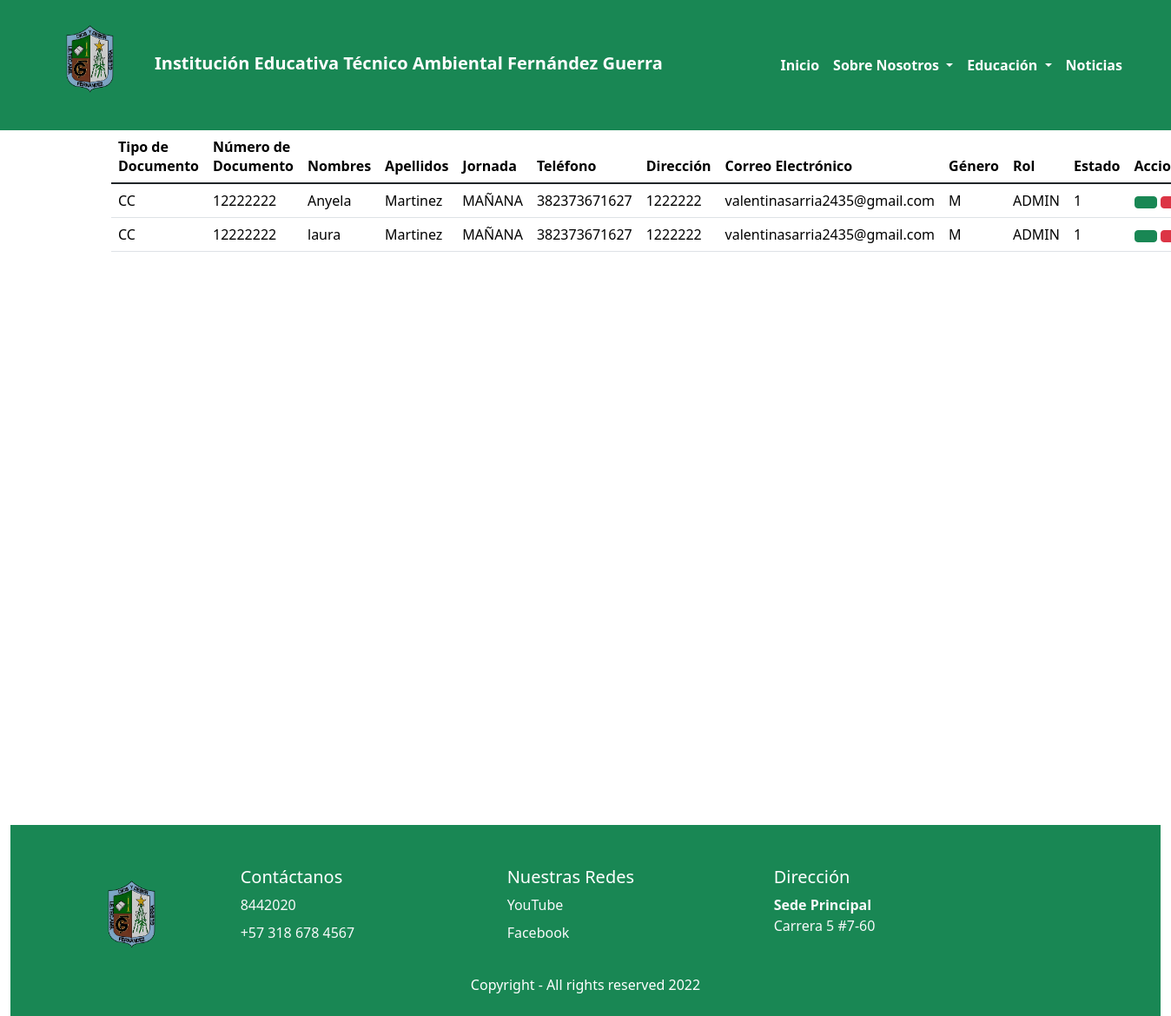
The app's page /usuarios/, older data.
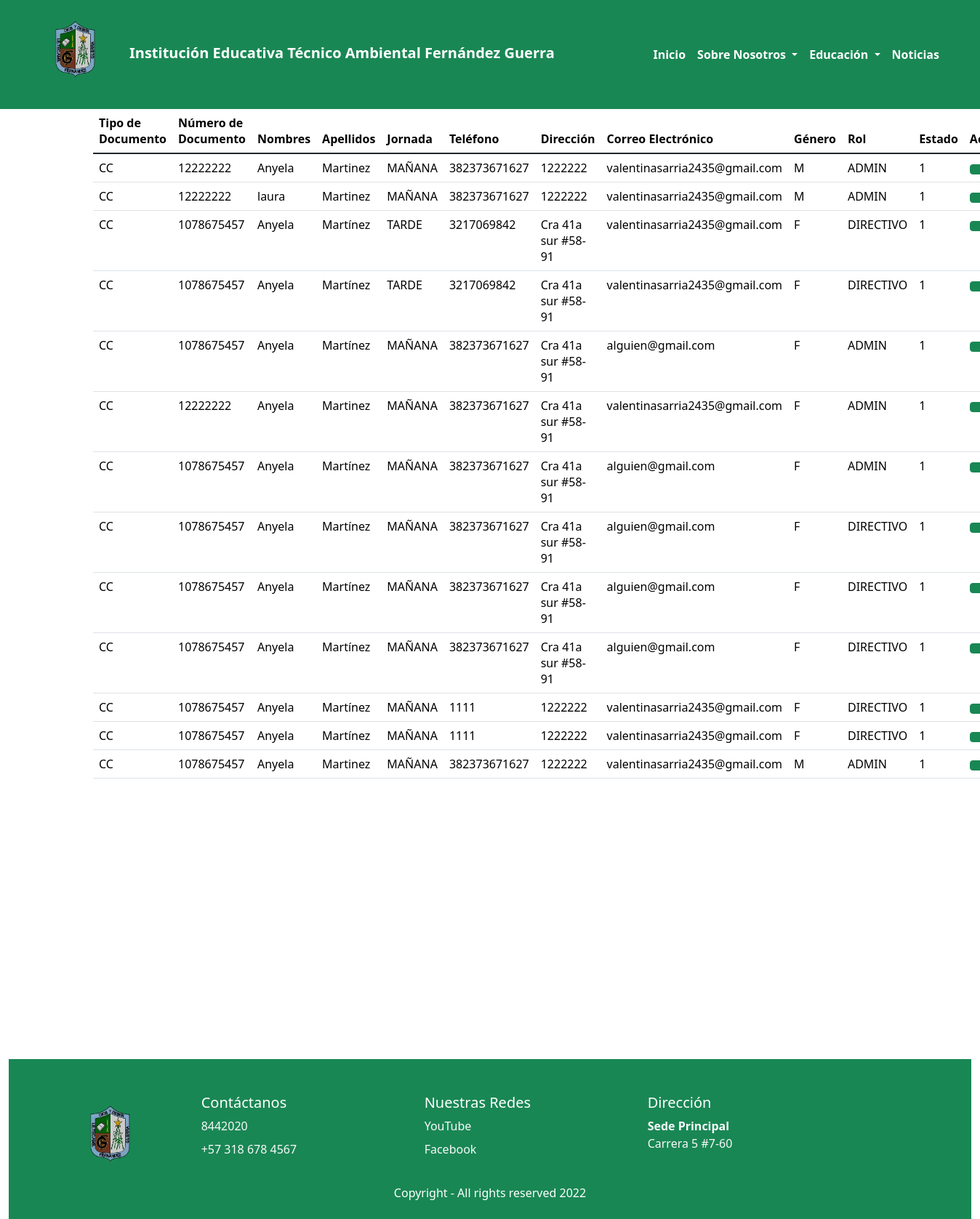
The same page, newer data.
### usuarios/models.py (models this page shows)
class Usuario(models.Model):
    class TipoDoc(models.TextChoices):
        CC='CC', _('Cédula de Ciudadanía')
        CE='CE', _('Cédula de Extranjería')
        PP='PP', _('Pasaporte')
    TipoDoc=models.CharField(max_length=3, choices=TipoDoc.choices , default=TipoDoc.CC, verbose_name="Tipo de Documento")
    numDoc=models.CharField(max_length=60, verbose_name="Número de Documento")
    nombres=models.CharField(max_length=60, verbose_name="Nombres")
    apellidos=models.CharField(max_length=60, verbose_name="Apellidos")
    class Jornada(models.TextChoices):
        JM='MAÑANA', _('Jornada Mañana')
        JT='TARDE', _('Jornada Tarde')
    Jornada=models.CharField(max_length=10,choices=Jornada.choices , default=Jornada.JM, verbose_name="Jornada")
    telefono=models.CharField(max_length=20, verbose_name="Teléfono")
    direccion=models.CharField(max_length=40, verbose_name="Dirección")
    correo=models.CharField(max_length=40, verbose_name="Correo Electrónico")
    class Genero(models.TextChoices):
        M='M', _('Masculino')
        F='F', _('Femenino')
        I='I', _('Indefinido')
    Genero=models.CharField(max_length=3,choices=Genero.choices, default=Genero.M, verbose_name="Género")
    class Rol(models.TextChoices):
        ADMIN='ADMIN', _('Administrador')
        DIRECTIVO='DIRECTIVO', _('Directivo')
        SECRETARIA='SECRETARIA', _('Secretaria')
    Rol=models.CharField(max_length=10,choices=Rol.choices, default=Rol.ADMIN, verbose_name="Rol")
    class Estado(models.TextChoices):
        ACTIVO='1', _('Activo')
        INACTIVO='0', _('Inactivo')
    Estado=models.CharField(max_length=1,choices=Estado.choices, default=Estado.ACTIVO, verbose_name="Estado")

### usuarios/views.py (the view)
# urls.py: path('usuarios/', include('usuarios.urls')),
def usuarios(request):
    titulo="Usuarios"
    usuarios= Usuario.objects.all()
    context={
        'titulo':titulo,
        'usuarios':usuarios
}
    return render(request,'usuarios/usuarios.html',context)

### base/Templates/usuarios/usuarios.html (shortened to what this page needs)
{% extends 'partials/body.html' %}
{% block contenido %}
<table class="table">
  <thead>
    <tr>
      <th scope="col">Tipo de Documento</th>
      <th scope="col">Número de Documento</th>
      <th scope="col">Nombres</th>
      <th scope="col">Apellidos</th>
      <th scope="col">Jornada</th>
      <th scope="col">Teléfono</th>
      <th scope="col">Dirección</th>
      <th scope="col">Correo Electrónico</th>
      <th scope="col">Género</th>
      <th scope="col">Rol</th>
      <th scope="col">Estado</th>
      <th scope="col">Acciones</th>
    </tr>
  </thead>
  <tbody>
    {% for usuario in usuarios %}
    <tr>
      {% if usuario.Estado != '3' %}
      <td>{{usuario.TipoDoc}}</td>
      <td>{{usuario.numDoc}}</td>
      <td>{{usuario.nombres}}</td>
      <td>{{usuario.apellidos}}</td>
      <td>{{usuario.Jornada}}</td>
      <td>{{usuario.telefono}}</td>
      <td>{{usuario.direccion}}</td>
      <td>{{usuario.correo}}</td>
      <td>{{usuario.Genero}}</td>
      <td>{{usuario.Rol}}</td>
      <td>{{usuario.Estado}}</td>
      <td><a class="btn btn-success" href="{% url 'usuarios-editar' usuario.id
          %}"></a>
        <a class="btn btn-danger" href="{% url 'usuarios-eliminar' usuario.id
          %}"></a>
      </td>
      {% endif %}
    </tr>
    {% endfor %}
  </tbody>
</table>
{% endblock contenido %}

### base/Templates/partials/body.html (shortened to what this page needs)
{% load static %}
{% load bootstrap5 %}
{% bootstrap_css %}
<!DOCTYPE html>
<html lang="en">
<head>
<link href="https://cdn.jsdelivr.net/npm/bootstrap@5.1.3/dist/css/bootstrap.min.css" rel="stylesheet">
</head>
<body class="hold-transition">
    <div class="wrapper">
        {% include 'partials/header.html' %}
        <div class="content-wrapper">
        <div class="container">
            {% block contenido %}
            {% endblock contenido %}
        </div>
        </div>
        {% include 'partials/footer.html' %}
    </div>
</body>
</html>

### base/Templates/partials/header.html (shortened to what this page needs)
{% load static %}
<nav class="navbar navbar-light  bg-success  ">
  <div class="container-fluid">
    <a class="navbar-brand text-white" href="...">
      <img src="{% static 'img/zyro-image.png' %}" class="img-circle elevation-2" alt="User Image" width="154" height="124" class="d-inline-block align-text-top"><b>Institución Educativa Técnico Ambiental Fernández Guerra</b></a>
    <nav class="navbar navbar-expand-lg navbar-light bg-success ">
      <div class="container-fluid">
        <div class="collapse navbar-collapse " id="navbarNavDropdown">
          <ul class="navbar-nav">
            <li class="nav-item">
              <a class="nav-link active text-white" aria-current="page" href="#"><b>Inicio</b></a>
            </li>
            <li class="nav-item dropdown">
              <a class="nav-link dropdown-toggle text-white " href="#" id="navbarDropdownMenuLink" role="button" data-bs-toggle="dropdown" aria-expanded="false">
                <b>Sobre Nosotros</b>
              </a>
            </li>
            <li class="nav-item dropdown">
              <a class="nav-link dropdown-toggle text-white " href="#" id="navbarDropdownMenuLink" role="button" data-bs-toggle="dropdown" aria-expanded="false">
                <b>Educación</b>
              </a>
            </li>
            <li class="nav-item">
              <a class="nav-link text-white" href="#"><b>Noticias</b></a>
            </li>
          </ul>
        </div>
      </div>
    </nav>
  </div>
</nav>

### base/Templates/partials/footer.html (shortened to what this page needs)
{% load static %}
<body>
    <div class="container-fluid">
        <div class="row p-5 pb-2 bg-success text-white">
            <div class="col-xs-12 col-md-6 col-lg-2">
                <img src="{% static 'img/zyro-image.png' %}" class="img-circle elevation-2" alt="User Image" width="154" height="124" class="d-inline-block align-text-top"></a>
            </div>
            <div class="col-xs-12 col-md-6 col-lg-3">
                <p class="h5 mb-2">Contáctanos</p>
                <div class="mb-2">
                    <a class="text-light text text-decoration-none" href="#">8442020</a>
                </div>
                <div class="mb-2">
                    <a class="text-light text text-decoration-none" href="#">+57 318 678 4567</a>
                </div>
            </div>
            <div class="col-xs-12 col-md-6 col-lg-3">
                <p class="h5 mb-2">Nuestras Redes</p>
                <div class="mb-2">
                    <a class="text-light text text-decoration-none" href="#">YouTube</a>
                </div>
                <div class="mb-2">
                    <a class="text-light text text-decoration-none" href="#">Facebook</a>
                </div>
            </div>
            <div class="col-xs-12 col-md-6 col-lg-3">
                <p class="h5 mb-2">Dirección</p>
                <div class="mb-2">
                    <a class="text-light text text-decoration-none" href="#"><b>Sede Principal</b><br>Carrera 5 #7-60</a>
                </div>
            </div>
            <div class="col-xs-12">
                <p class="text-white  text-center">Copyright - All rights reserved 2022</p>
            </div>
        </div>
    </div>
</body>

### base/Templates/partials/js.html (shortened to what this page needs)
{% load static %}

Row changes from the older to the newer data that the page shows:
added Usuario: TipoDoc "CC", numDoc "1078675457", nombres "Anyela", apellidos "Martínez", Jornada "TARDE", telefono "3217069842", direccion "Cra 41a sur #58-91", correo "valentinasarria2435@gmail.com", Genero "F", Rol "DIRECTIVO", Estado "1"
added Usuario: TipoDoc "CC", numDoc "1078675457", nombres "Anyela", apellidos "Martínez", Jornada "TARDE", telefono "3217069842", direccion "Cra 41a sur #58-91", correo "valentinasarria2435@gmail.com", Genero "F", Rol "DIRECTIVO", Estado "1"
added Usuario: TipoDoc "CC", numDoc "1078675457", nombres "Anyela", apellidos "Martínez", Jornada "MAÑANA", telefono "382373671627", direccion "Cra 41a sur #58-91", correo "alguien@gmail.com", Genero "F", Rol "ADMIN", Estado "1"
added Usuario: TipoDoc "CC", numDoc "12222222", nombres "Anyela", apellidos "Martinez", Jornada "MAÑANA", telefono "382373671627", direccion "Cra 41a sur #58-91", correo "valentinasarria2435@gmail.com", Genero "F", Rol "ADMIN", Estado "1"
added Usuario: TipoDoc "CC", numDoc "1078675457", nombres "Anyela", apellidos "Martínez", Jornada "MAÑANA", telefono "382373671627", direccion "Cra 41a sur #58-91", correo "alguien@gmail.com", Genero "F", Rol "ADMIN", Estado "1"
added Usuario: TipoDoc "CC", numDoc "1078675457", nombres "Anyela", apellidos "Martínez", Jornada "MAÑANA", telefono "382373671627", direccion "Cra 41a sur #58-91", correo "alguien@gmail.com", Genero "F", Rol "DIRECTIVO", Estado "1"
added Usuario: TipoDoc "CC", numDoc "1078675457", nombres "Anyela", apellidos "Martínez", Jornada "MAÑANA", telefono "382373671627", direccion "Cra 41a sur #58-91", correo "alguien@gmail.com", Genero "F", Rol "DIRECTIVO", Estado "1"
added Usuario: TipoDoc "CC", numDoc "1078675457", nombres "Anyela", apellidos "Martínez", Jornada "MAÑANA", telefono "382373671627", direccion "Cra 41a sur #58-91", correo "alguien@gmail.com", Genero "F", Rol "DIRECTIVO", Estado "1"
added Usuario: TipoDoc "CC", numDoc "1078675457", nombres "Anyela", apellidos "Martínez", Jornada "MAÑANA", telefono "1111", direccion "1222222", correo "valentinasarria2435@gmail.com", Genero "F", Rol "DIRECTIVO", Estado "1"
added Usuario: TipoDoc "CC", numDoc "1078675457", nombres "Anyela", apellidos "Martínez", Jornada "MAÑANA", telefono "1111", direccion "1222222", correo "valentinasarria2435@gmail.com", Genero "F", Rol "DIRECTIVO", Estado "1"
added Usuario: TipoDoc "CC", numDoc "1078675457", nombres "Anyela", apellidos "Martinez", Jornada "MAÑANA", telefono "382373671627", direccion "1222222", correo "valentinasarria2435@gmail.com", Genero "M", Rol "ADMIN", Estado "1"
